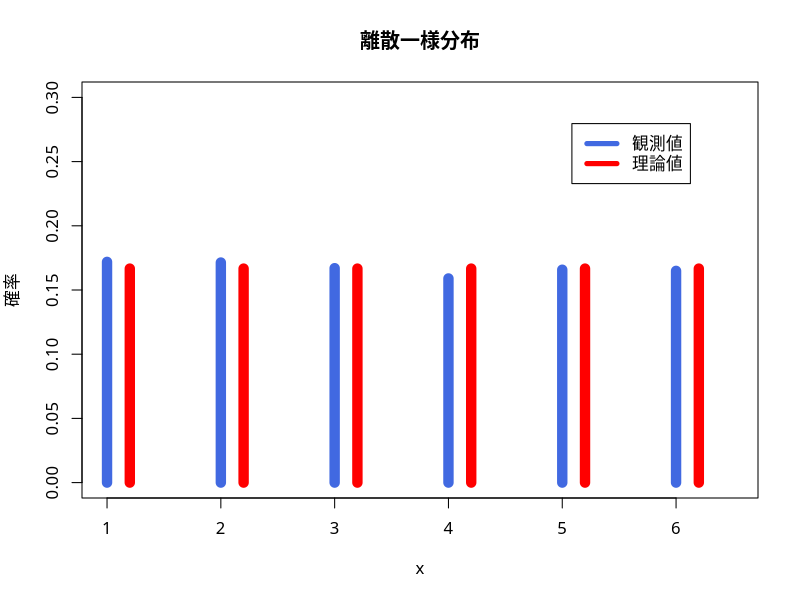

The R script that drew this image:
### 離散一様分布
a <- 1:6 # サンプリング対象の集合をベクトルとして定義
set.seed(123) # 乱数のシード値を指定
sample(a, size=20, replace=TRUE) # 離散一様分布(10個)
## 統計的性質の確認
x <- sample(a, size=10000, replace=TRUE)
mean(x) # mean(a) = 3.5に近い(大数の法則)
(myData <- table(x)/10000) # 出現確率の表(度数分布表)
par(family="HiraginoSans-W4") # 日本語フォントの指定
plot(myData, type="h", xlim=c(1,6.5), ylim=c(0,0.3),
     lwd=10, col="royalblue",
     ylab="確率", main="離散一様分布")
lines(a+0.2, # 理論上の出現確率
      rep(1/length(a),length(a)), 
      type="h", col="red", lwd=10)
legend("topright", inset=0.1,
       legend=c("観測値", "理論値"), 
       col=c("royalblue", "red"), lwd=5)
